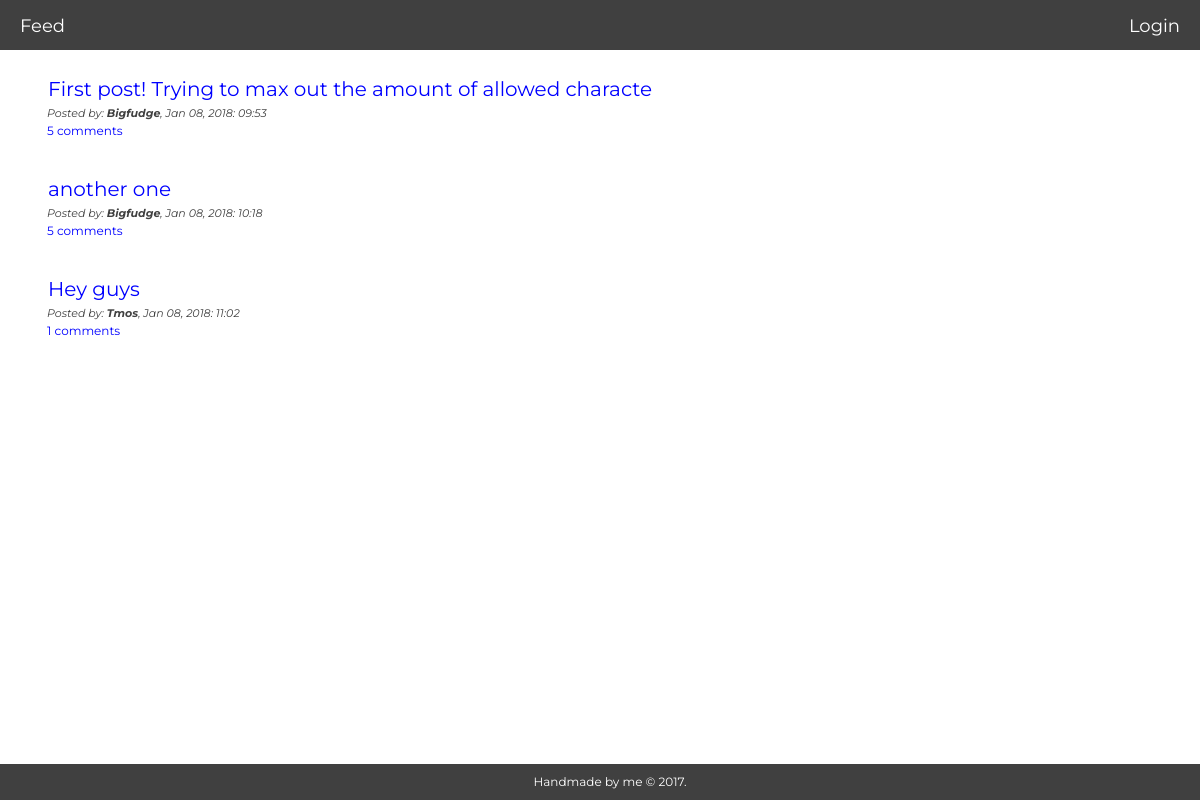
Page /pages/feed.php on the earlier database version.
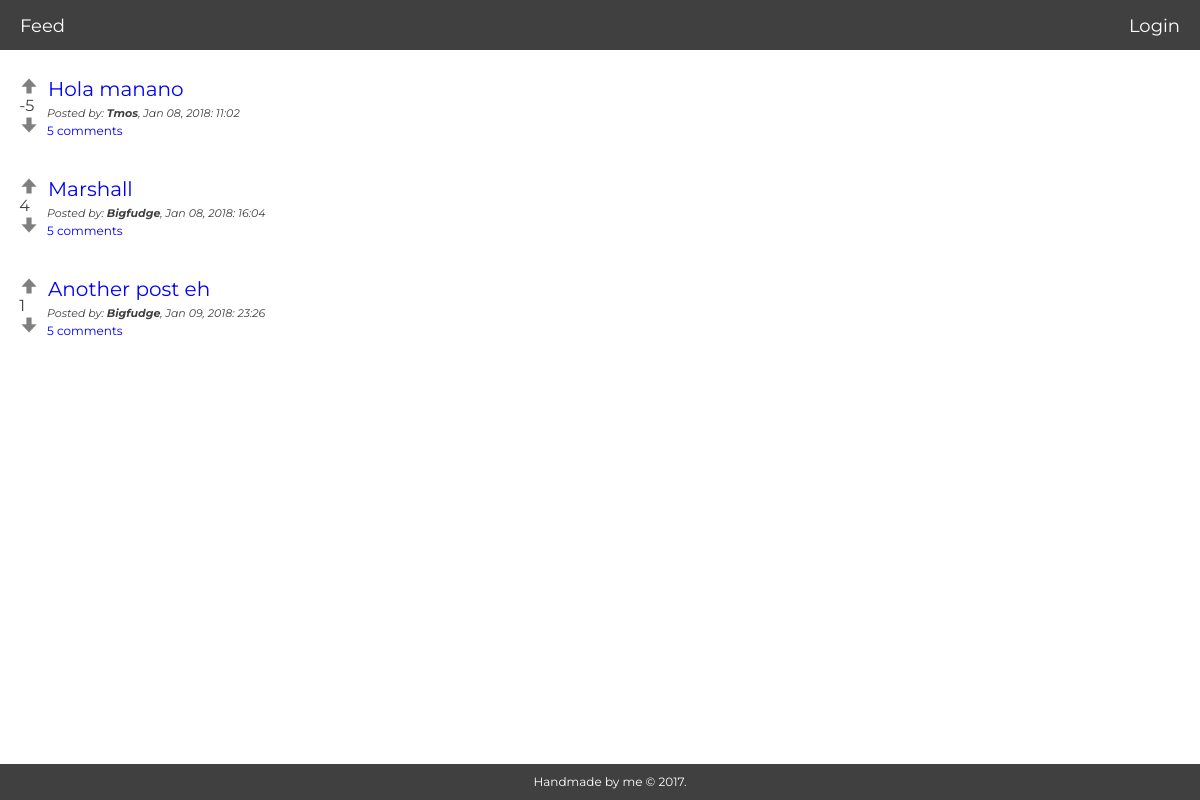
Same page on the later database version.
### tables this page shows
CREATE TABLE "posts" (
        `id`       INTEGER NOT NULL,
        `post_id`       INTEGER NOT NULL PRIMARY KEY AUTOINCREMENT UNIQUE,
        `title` VARCHAR NOT NULL,
        `description`   VARCHAR NOT NULL,
        `url`   VARCHAR NOT NULL,
        `posted`      VARCHAR,
        `up_vote` INTEGER,
        `down_vote` INTEGER,
        `edited`     VARCHAR
);

CREATE TABLE "users" (
        `id`    INTEGER NOT NULL PRIMARY KEY AUTOINCREMENT UNIQUE,
        `name`  VARCHAR NOT NULL,
        `username`      VARCHAR NOT NULL UNIQUE,
        `email` VARCHAR NOT NULL,
        `password`      VARCHAR NOT NULL,
        `biography`     VARCHAR NOT NULL,
        `img`           VARCHAR,
        `joined`   VARCHAR
);

### logic/feed.php (called while the page is built, shortened)
<?php
   $query = "SELECT * FROM posts LEFT JOIN users ON posts.id=users.id";
   $statement = $pdo->query($query);
   $statement->execute();
   $joined = $statement->fetchAll(PDO::FETCH_ASSOC);

### pages/feed.php (the view, shortened to what this page needs)
<?php
require __DIR__.'../../views/header.php';
require __DIR__.'/../logic/feed.php';
?>
<div class="post">
   <?php foreach($joined as $join): ?>
      <div class="post-feed">
         <form action="../logic/votes.php?id=<?php echo $join['post_id']?>" method="post" class="votes">
            <br>
            <input type="submit" name="up_vote" value="" />
            <br>
               <?php
               $post_id = $join['post_id'];
               $query = 'SELECT sum(vote) FROM votes WHERE post_id = :post_id';
               $query1 = 'SELECT * FROM comments WHERE post_id = :post_id';
               $statement = $pdo->prepare($query);
               $statement1 = $pdo->prepare($query1);
               $statement->bindParam(':post_id', $post_id, PDO::PARAM_INT);
               $statement1->bindParam(':post_id', $post_id, PDO::PARAM_INT);
               $statement->execute();
               $statement1->execute();
               $votes = $statement->fetch(PDO::FETCH_ASSOC);
               $comments = $statement1->fetch(PDO::FETCH_ASSOC);
               echo $votes["sum(vote)"];
               ?>
            <br>
            <input type="submit" name="down_vote" value="" />
         </form>
            <a href="comment.php?id=<?php echo $join['post_id'] ?>" class="title"><?php echo $join['title']; ?></a>
            <p class="posted">Posted by: <strong><?php echo $join['username']; ?></strong>, <?php echo $join['posted']; ?></p>
            <a href="comment.php?id=<?php echo $join['post_id'] ?>" class="comment-btn"><?php echo count($comments); ?> comments</a>
      </div>
      <br>
      <br>
   <?php endforeach; ?>
</div>
<?php require __DIR__.'../../views/footer.php'; ?>

### views/header.php (shortened to what this page needs)
<!DOCTYPE html>
<html lang="en">
<head>
    <link rel="stylesheet" href="../css/main.css">
    <link rel="stylesheet" href="../css/media.css">
</head>
<body>
    <?php require __DIR__.'/navigation.php'; ?>

### views/navigation.php (shortened to what this page needs)
<?php $id = $_SESSION; ?>
<div class="nav-wrapper">
   <div class="navbar-left">
      <a href="../pages/feed.php">Feed</a>
   </div>
   <?php if (isset($_SESSION['user'])): ?>
      <?php foreach($id as $user):?>
      <div class="navbar-right">
         <a href="/pages/profile.php"><?php echo $user['username']; ?></a>
      <?php endforeach; ?>
         <a href="/app/auth/logout.php"><?php echo "Logout"; ?></a>
      </div>
      <div class="navbar-left">
         <a href="/pages/createPost.php">Create Post</a>
      </div>
   <?php else: ?>
      <div class="navbar-right">
         <a href="/pages/login.php"><?php echo "Login"; ?></a>
      </div>
   <?php endif; ?>
</div>

### views/footer.php (shortened to what this page needs)
    <footer>Handmade by me © 2017.</footer>
</body>
</html>

### css/main.css (style rules this page uses)
* { margin: 0px; font-family: Montserrat; }
body { color: #404040; background-size: cover; background-attachment: fixed; }
a { text-decoration: none; outline: none; margin: 20px; color: white; }
footer { background-color: #404040; color: white; position: fixed; bottom: 0%; height: 2%; width: 100%; padding: 10px; text-align: center; font-size: 12px; }
.nav-wrapper { position: fixed; background-color: #404040; color: white; width: 100%; height: 35px; padding-top: 15px; font-size: 18px; z-index: 1; }
.navbar-left { float: left; }
.navbar-right { float: right; }
.votes { position: absolute; margin-top: -20px; left: -10%; }
.posted { font-style: italic; font-size: 11px; margin-top: 5px; }
.title { color: blue; margin-left: 1px; font-size: 20px; }
input[name=up_vote] { background-image: url("../img/up.png"); background-size: cover; border: none; background-color: transparent; opacity: .5; height: 20px; width: 20px; cursor: pointer; }
input[name=down_vote] { background-image: url("../img/down.png"); background-size: cover; border: none; background-color: transparent; opacity: .5; height: 20px; width: 20px; cursor: pointer; }
.comment-btn { margin-top: 5px; cursor: pointer; border: none; outline: none; color: blue; margin-left: 0px; font-size: 12px; }
.post { position: absolute; top: 9%; left: 3.5%; margin-bottom: 100px; padding: 5px; }

Differences in the rows shown:
removed posts: title "First post! Trying to max out the amount of allowed characte", users.username "Bigfudge", posted "Jan 08, 2018: 09:53", count($comments) "5"
removed posts: title "another one", users.username "Bigfudge", posted "Jan 08, 2018: 10:18", count($comments) "5"
changed posts "Tmos": sum (not shown) → "-5"; title "Hey guys" → "Hola manano"; count($comments) "1" → "5"
added posts: sum "4", title "Marshall", users.username "Bigfudge", posted "Jan 08, 2018: 16:04", count($comments) "5"
added posts: sum "1", title "Another post eh", users.username "Bigfudge", posted "Jan 09, 2018: 23:26", count($comments) "5"
